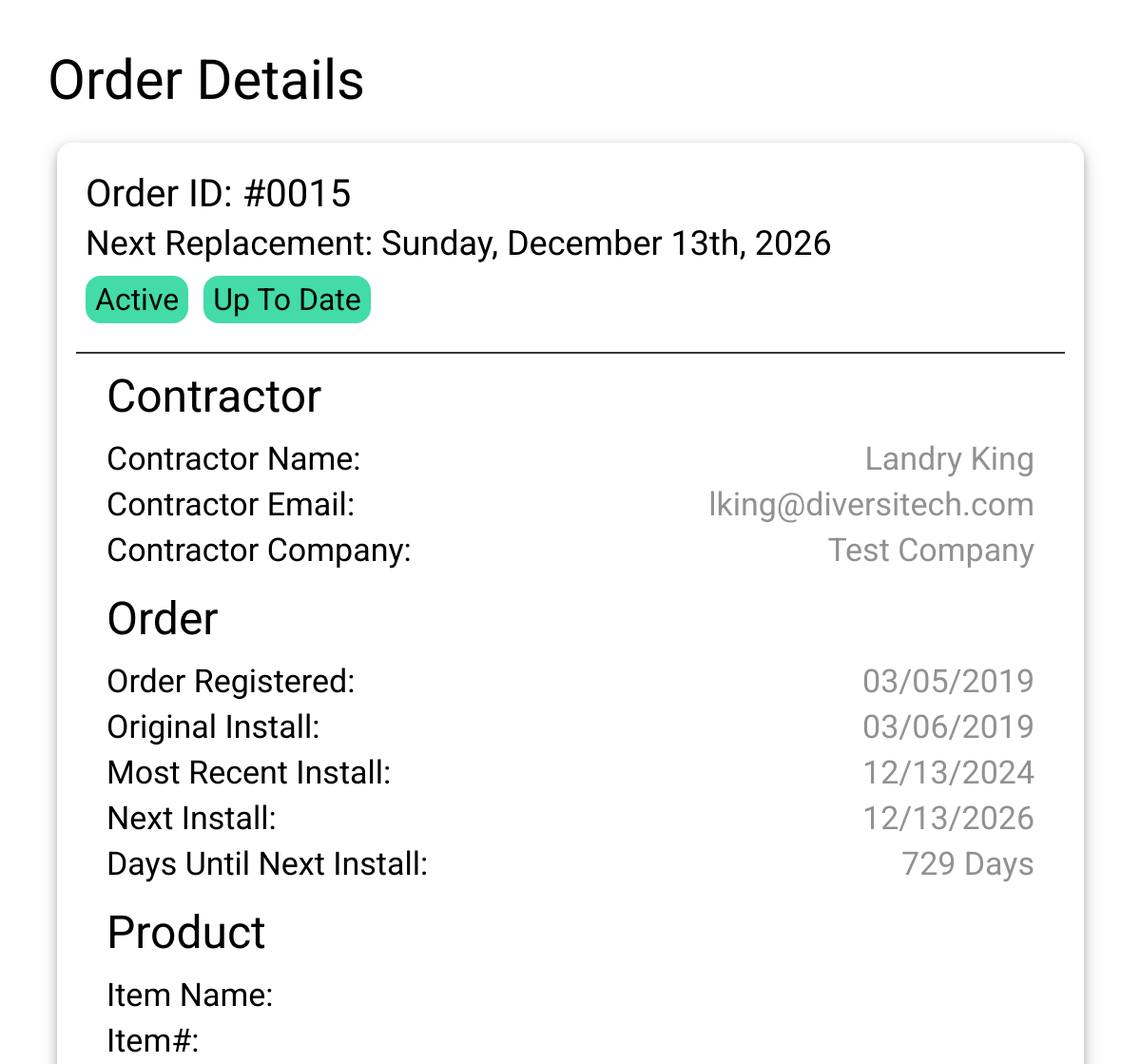
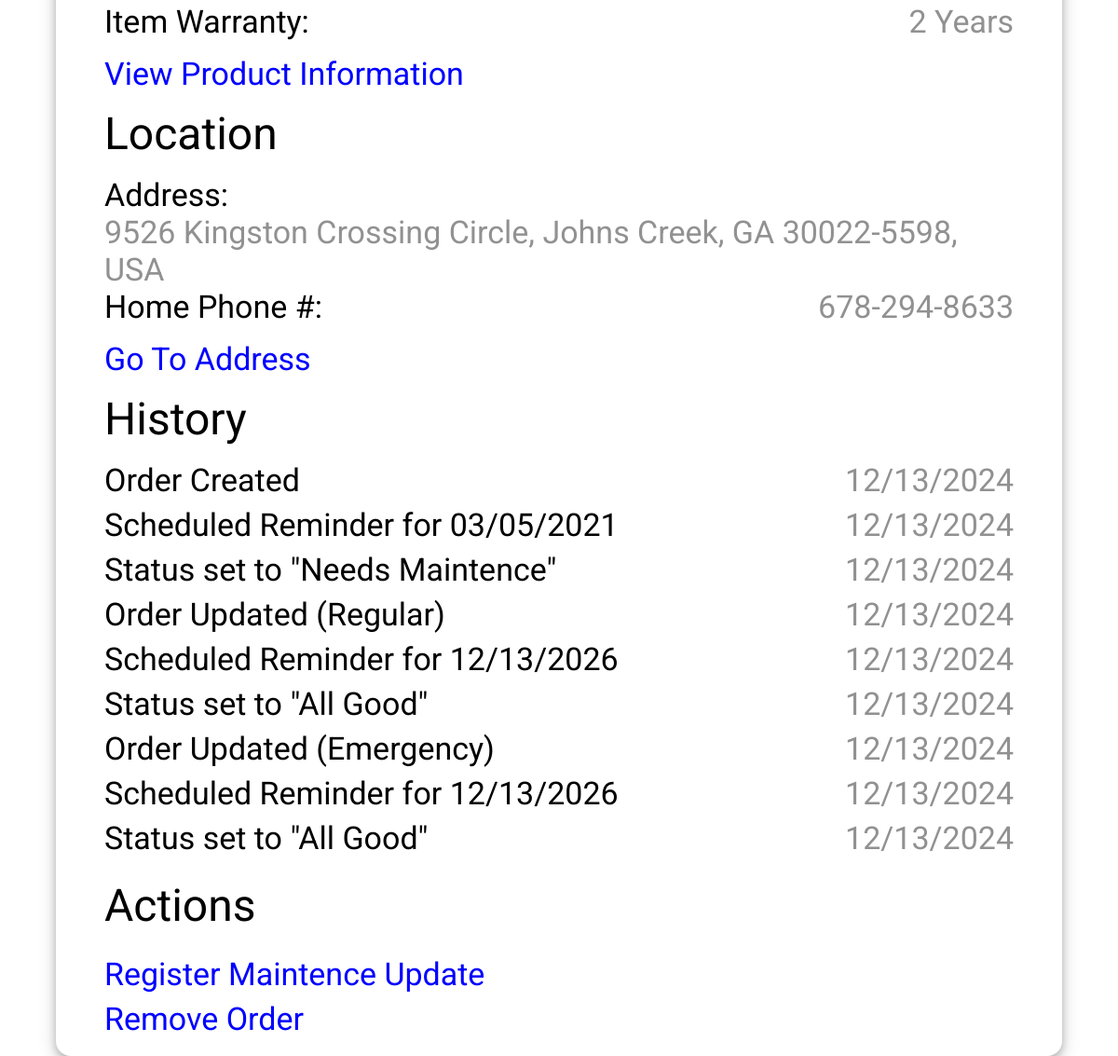
Screenshot of /pages/orders/15 (signed in) with the database file from the repository (2 pictures, top to bottom).
### tables this page shows
CREATE TABLE Customers (
customerid INTEGER PRIMARY KEY AUTOINCREMENT,
customerfirstname TEXT,
customerlastname TEXT,
customercompany TEXT,
customeremail TEXT,
customerpassword TEXT);

CREATE TABLE "Orders"(orderid INTEGER PRIMARY KEY AUTOINCREMENT, orderplaced TEXT, orderlastchanged TEXT, orderstatus INTEGER, orderaddress TEXT, orderlatitude DOUBLE, orderlongitude DOUBLE, orderoriginalinstall TEXT, ordersku TEXT, customerid INTEGER REFERENCES Customers(customerid), orderwarranty INTEGER, orderhomephone TEXT);

CREATE TABLE Reminders (reminderid INTEGER PRIMARY KEY AUTOINCREMENT, reminderdate TEXT, orderid INTEGER, FOREIGN KEY (orderid) REFERENCES Orders(orderid));

CREATE TABLE OrderHistory (
	historyid INTEGER PRIMARY KEY AUTOINCREMENT,
	historydate TEXT,
	linkedorderid INTEGER, historycontent TEXT,
	FOREIGN KEY(linkedorderid) REFERENCES Orders(orderid)
);

### Server.py (the view)
@app.get("/pages/orders/<orderid>")
def more_info_page(orderid):
    if "userid" not in session:
        return "You are not logged in! <br><a href = '/pages/login'>" + "click here to log in</a>"
    database = Data(database_path)
    order = database.searchOrderByID(orderid)
    customer = database.searchCustomerByID(order.customerid)
    history = database.searchHistoryForOrder(orderid)
    daysuntildue = None
    reminder = None
    if order.status != 1:
        reminder = database.searchRemindersForOrder(order.id)
        diff = (datetime.strptime(reminder.date, "%m/%d/%Y") - datetime.now()).days
        if diff <= 0: daysuntildue = "Past Due"
        else: daysuntildue = str(diff) + " Days"
    return render_template("web/info_template.html",
        order = order,
        customer = customer,
        history = history,
        reminder = reminder,
        daysuntildue = daysuntildue,
        product = None,
        productwarranty = order.getWarranty())

### Config.py (called while the page is built)
    def getGoogleCreds(self):
        return self.credentials_data["google"]["api_key"]

### Data.py (called while the page is built)
    def searchCustomerByID(self, id):
        sql = "SELECT * FROM Customers WHERE customerid = " + str(id) + ";"
        self.cursor.execute(sql)
        return CustomerObject(self.cursor.fetchone())

    def searchOrderByID(self, id):
        sql = "SELECT * FROM Orders WHERE orderid = ? LIMIT 1;"
        self.cursor.execute(sql, [(id)])
        result = self.cursor.fetchone()
        if not result:
            return None
        return OrderObject(result)

    def searchRemindersForOrder(self, orderid: int):
        sql = "SELECT * FROM Reminders WHERE orderid = ? LIMIT 1;"
        self.cursor.execute(sql, [(orderid)])
        result = self.cursor.fetchone()
        if not result:
            return None
        return ReminderObject(result)

    def searchHistoryForOrder(self, orderid: int):
        sql = "SELECT * FROM OrderHistory WHERE linkedorderid = ?;"
        self.cursor.execute(sql, [(orderid)])
        results = self.cursor.fetchall()
        if results is None:
            return None
        else:
            return [HistoryEvent(event) for event in results]

### Maps.py (called while the page is built)
def constructStreetviewRequest(lat, long, width, height, fov: int):
    api_key = Config().getGoogleCreds()
    template = "https://maps.googleapis.com/maps/api/streetview?location={},{}&size={}x{}&fov={}&key={}"
    return template.format(lat, long, width, height, fov, api_key)

def constructMapsURL(address):
    template = "https://www.google.com/maps/search/?api=1&query={}"
    builder = ""
    components = address.split()
    for i, component in enumerate(components):
        builder += component
        if (i != len(components) - 1):
            builder += "+"
    request = template.format(builder)
    return request

### container/order.py (called while the page is built)
    def getWarranty(self):
        builder = str(self.warranty) + " Year"
        if self.warranty > 1:
            builder += "s"
        return builder

### templates/web/info_template.html (shortened to what this page needs)
<!DOCTYPE html>
<html>
    <head>
        <link rel = "stylesheet" href = "/static/stylesheets/info.css"/>
        <link rel = "stylesheet" href = "https://cdnjs.cloudflare.com/ajax/libs/font-awesome/4.7.0/css/font-awesome.min.css">
    </head>
    <body style = "width: 100vw; height: 100vh;">
        <label id = "head-label">
            Order Details
        </label>
        <div id = "wrapper-div">
            <div id = "main-div">
                <div id = "top-div">
                    <label id = "order-id-label">
                        Order ID: #{{ order.formattedid }}
                    </label>
                    <label id = "order-date-placed-label">
                        Next Replacement: {{ reminder.formatteddate }}
                    </label>
                    <div id = "order-status-div">
                        <label class = "order-status-label status-color-green">Active</label>
                        {% if order.status == 0 %}
                            <label class = "order-status-label status-color-green">Up To Date</label>
                        {% elif order.status == 1 %}
                            <label class = "order-status-label status-color-grey">In Process</label>
                        {% elif order.status == 2 %}
                            <label class = "order-status-label status-color-yellow">Replacement Soon</label>
                        {% elif order.status == 3 %}
                            <label class = "order-status-label status-color-red">Replacement Needed</label>
                        {% endif %}
                    </div>
                </div>
                <div id = "lower-div">
                    <div class = "info-table-wrapper">
                        <label class = "info-table-header">
                            Contractor
                        </label>
                        <div class = "info-table-row">
                            <label class = "info-table-key">Contractor Name:</label>
                            <label class = "info-table-value">{{ customer.fullname }}</label>
                        </div>
                        <div class = "info-table-row">
                            <label class = "info-table-key">Contractor Email:</label>
                            <label class = "info-table-value">{{ customer.email }}</label>
                        </div>
                        <div class = "info-table-row">
                            <label class = "info-table-key">Contractor Company:</label>
                            <label class = "info-table-value">{{ customer.company }}</label>
                        </div>
                    </div>
                    <div class = "info-table-wrapper">
                        <label class = "info-table-header">
                            Order
                        </label>
                        <div class = "info-table-row">
                            <label class = "info-table-key">Order Registered:</label>
                            <label class = "info-table-value">{{ order.placed }}</label>
                        </div>
                        <div class = "info-table-row">
                            <label class = "info-table-key">Original Install:</label>
                            <label class = "info-table-value">{{ order.originalinstall }}</label>
                        </div>
                        <div class = "info-table-row">
                            <label class = "info-table-key">Most Recent Install:</label>
                            <label class = "info-table-value">{{ order.lastchanged }}</label>
                        </div>
                        {% if order.status == 1 %}
                            <div class = "info-table-row">
                                <label class = "info-table-key">Next Install:</label>
                                <label class = "info-table-value">AWAITING PROCESSING</label>
                            </div>
                            <div class = "info-table-row">
                                <label class = "info-table-key">Days Until Next Install:</label>
                                <label class = "info-table-value">AWAITING PROCESSING</label>
                            </div>
                        {% else %}
                            <div class = "info-table-row">
                                <label class = "info-table-key">Next Install:</label>
                                <label class = "info-table-value">{{ reminder.date }}</label>
                            </div>
                            <div class = "info-table-row">
                                <label class = "info-table-key">Days Until Next Install:</label>
                                <label class = "info-table-value">{{ daysuntildue }}</label>
                            </div>
                        {% endif %}
                    </div>
                    <div class = "info-table-wrapper">
                        <label class = "info-table-header">
                            Product
                        </label>
                        <div class = "info-table-row">
                            <label class = "info-table-key">Item Name:</label>
                        </div>
                        <div class = "info-table-row">
                            <label class = "info-table-key">Item#:</label>
                        </div>
                        <div class = "info-table-row">
                            <label class = "info-table-key">Item Warranty:</label>
                            <label class = "info-table-value">{{ productwarranty }}</label>
                        </div>
                        <div class = "info-table-row">
                            <a class = "info-table-link" href = "/pages/items/view/{{ order.sku }}">View Product Information</a>
                        </div>
                    </div>
                    <div class = "info-table-wrapper">
                        <label class = "info-table-header">
                            Location
                        </label>
                        <div class = "info-table-row">
                            <label class = "info-table-key">Address:</label>
                            <label class = "info-table-value">{{ order.address }}</label>
                        </div>
                        <div class = "info-table-row">
                            <label class = "info-table-key">Home Phone #:</label>
                            <label class = "info-table-value">{{ order.homephone }}</label>
                        </div>
                        <div class = "info-table-row">
                            <a class = "info-table-link" href = "{{ order.locationLink }}">Go To Address</a>
                        </div>
                    </div>
                    <div class = "info-table-wrapper">
                        <label class = "info-table-header">
                            History
                        </label>
                        {% for event in history %}
                            <div class = "info-table-row">
                                <label class = "info-table-key">{{ event.content }}</label>
                                <label class = "info-table-value">{{ event.date }}</label>
                            </div>
                        {% endfor %}
                    </div>
                    <div class = "info-table-wrapper">
                        <label class = "info-table-header">
                            Actions
                        </label>
                        <div class = "info-table-row">
                            <a class = "info-table-link" href = "/pages/update/{{ order.id }}">Register Maintence Update</a>
                            <a class = "info-table-link" href = "/api/order/{{ order.id }}/delete">Remove Order</a>
                        </div>
                    </div>
                </div>
            </div>
        </div>
    </body>
</html>

### static/stylesheets/info.css (style rules this page uses)
* { font-family: "Roboto", sans-serif; }
body { margin: 0; padding: 0; background-color: rgb(255, 255, 255); }
#wrapper-div { position: absolute; top: 150px; width: 100%; height: calc(100% - 150px); padding: 0; margin: 0; }
#head-label { position: absolute; top: 50px; left: 50px; font-size: 58px; }
#main-div { box-shadow: 0 4px 8px 0 rgba(0, 0, 0, 0.2), 0 6px 20px 0 rgba(0, 0, 0, 0.19); border-radius: 16px; width: 90%; margin-left: auto; margin-right: auto; box-sizing: border-box; display: block; padding: 20px; background-color: white; }
#top-div { border-top-left-radius: 16px; border-top-right-radius: 16px; border-bottom: 2px solid rgb(56, 56, 56); width: 100%; height: 200px; position: relative; }
#lower-div { border-bottom-left-radius: 16px; border-bottom-right-radius: 16px; width: 100%; height: 100%; }
#order-id-label { position: absolute; top: 10px; left: 10px; float: left; font-size: 40px; }
#order-date-placed-label { position: absolute; top: 65px; left: 10px; float: left; font-size: 36px; }
#order-status-div { position: absolute; top: 120px; left: 10px; width: 100%; }
.order-status-label { float: left; margin-right: 16px; font-size: 32px; border-radius: 16px; padding-top: 6px; padding-bottom: 6px; padding-left: 10px; padding-right: 10px; text-align: center; }
.status-color-green { background-color: rgb(67, 219, 168); color: rgb(0, 8, 4); }
.info-table-wrapper { width: 100%; padding-top: 90px; position: relative; }
.info-table-header { position: absolute; top: 16px; left: 32px; font-size: 48px; }
.info-table-row { padding-left: 32px; padding-right: 32px; min-height: 48px; overflow: hidden; display: block; }
.info-table-key { font-size: 34px; float: left; }
.info-table-value { display: flex; font-size: 34px; color: #919191; float: right; }
.info-table-link { font-size: 34px; float: left; text-decoration: none; margin-top: 8px; width: 100%; color: blue; }

### rows the page displays
Customers: email "lking@diversitech.com", company "Test Company"
Orders: placed "03/05/2019", originalinstall "03/06/2019", lastchanged "12/13/2024", address "9526 Kingston Crossing Circle, Johns Creek, GA 30022-5598, USA", homephone "678-294-8633"
Reminders: date "12/13/2026"
OrderHistory: content "Order Created", date "12/13/2024"
OrderHistory: content "Scheduled Reminder for 03/05/2021", date "12/13/2024"
OrderHistory: content "Status set to \"Needs Maintence\"", date "12/13/2024"
OrderHistory: content "Order Updated (Regular)", date "12/13/2024"
OrderHistory: content "Scheduled Reminder for 12/13/2026", date "12/13/2024"
OrderHistory: content "Status set to \"All Good\"", date "12/13/2024"
OrderHistory: content "Order Updated (Emergency)", date "12/13/2024"
OrderHistory: content "Scheduled Reminder for 12/13/2026", date "12/13/2024"
OrderHistory: content "Status set to \"All Good\"", date "12/13/2024"

### other values shown
{{ order.formattedid }} "0015"
{{ reminder.formatteddate }} "Sunday, December 13th, 2026"
{{ customer.fullname }} "Landry King"
{{ daysuntildue }} "729 Days"
{{ productwarranty }} "2 Years"
